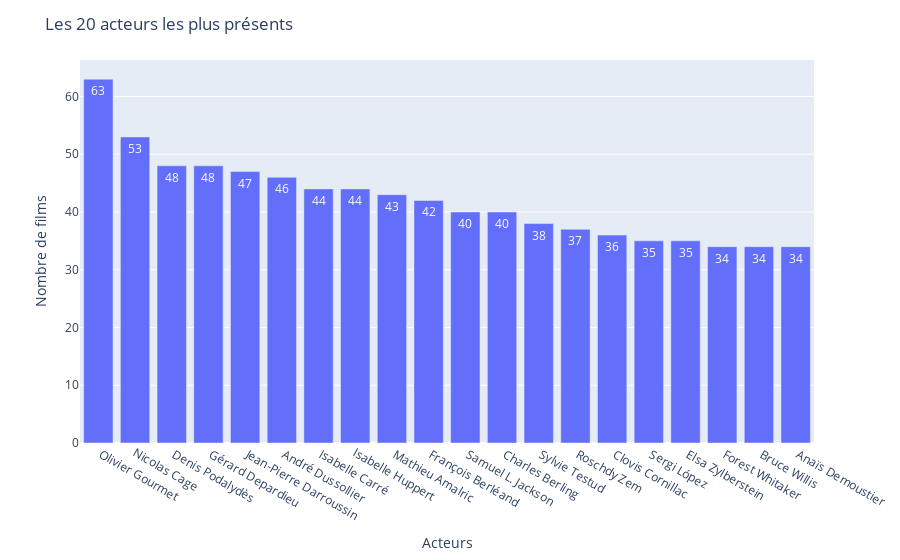

The cell this chart's notebook holds for it:
### Code cell
# histogramme des acteurs les plus présents

# grouper les données par acteur et compter le nombre d'occurrences
df_acteurs_count = df_acteurs.groupby('liste_acteurs')['Titre'].count()

# trier les valeurs et sélectionner les 20 meilleurs
df_acteurs_count = df_acteurs_count.sort_values(ascending=False)[:20]


fig_12 = px.bar(df_acteurs_count, x=df_acteurs_count.index, y=df_acteurs_count.values, text_auto=True)

fig_12.update_layout(title='Les 20 acteurs les plus présents', xaxis_title='Acteurs',
                 yaxis_title='Nombre de films', bargap=0.2)



fig_12.show()

### Figure 1 — Plotly figure (JSON) as saved in the notebook; plotly's stock layout.template omitted (floating-point values rounded to 4 significant figures)
{"data": [{"alignmentgroup": "True", "hovertemplate": "liste_acteurs=%{x}<br>y=%{y}<extra></extra>", "legendgroup": "", "marker": {"color": "#636efa", "pattern": {"shape": ""}}, "name": "", "offsetgroup": "", "orientation": "v", "showlegend": false, "textposition": "auto", "texttemplate": "%{y}", "type": "bar", "x": [" Olivier Gourmet", "Nicolas Cage", " Denis Podalydès", " Gérard Depardieu", " Jean-Pierre Darroussin", " André Dussollier", " Isabelle Carré", "Isabelle Huppert", " Mathieu Amalric", " François Berléand", " Samuel L. Jackson", " Charles Berling", " Sylvie Testud", " Roschdy Zem", " Clovis Cornillac", " Sergi López", " Elsa Zylberstein", " Forest Whitaker", " Bruce Willis", " Anaïs Demoustier"], "xaxis": "x", "y": [63, 53, 48, 48, 47, 46, 44, 44, 43, 42, 40, 40, 38, 37, 36, 35, 35, 34, 34, 34], "yaxis": "y"}], "layout": {"bargap": 0.2, "barmode": "relative", "legend": {"tracegroupgap": 0}, "margin": {"t": 60}, "title": {"text": "Les 20 acteurs les plus présents"}, "xaxis": {"anchor": "y", "domain": [0, 1], "title": {"text": "Acteurs"}}, "yaxis": {"anchor": "x", "domain": [0, 1], "title": {"text": "Nombre de films"}}}}
